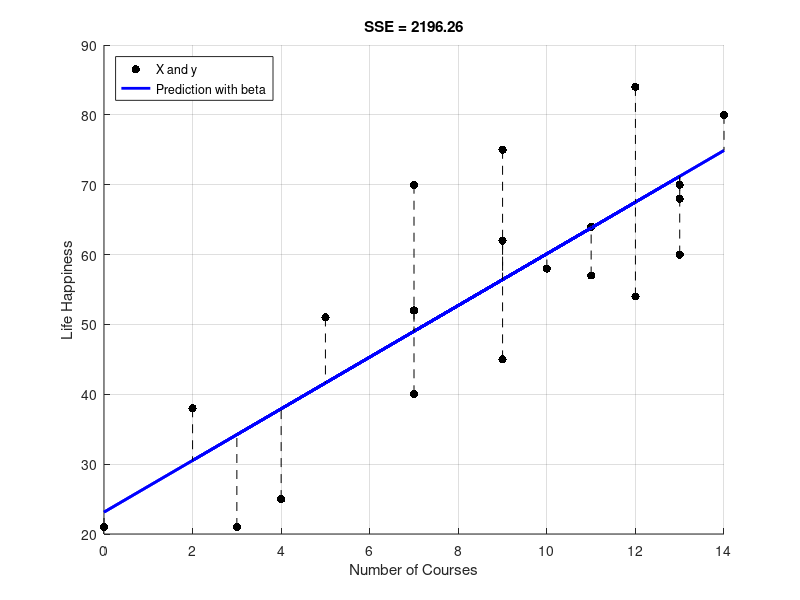

Reproduce this figure in MATLAB.
% Clear workspace, command window, and close all figures
clc; clear; close all;

% Define a matrix number of courses and life happiness
number_of_course = [4,12,3,14,13,12,9,11,7,13,11,9,2,5,7,10,0,9,7,13]';

% Define a new design matrix X that contains the intercept term and
% dependent variable matrix y
X = [ones(20,1), number_of_course]; % Use number_of_course
y = [25,54,21,80,68,84,62,57,40,60,64,45,38,51,52,58,21,75,70,70]';

%%%%%%% TODO %%%%%%%
% QR decomposition of X
[Q, R] = qr(X, "econ"); % Economy size QR decomposition

% Calculate the beta using Q and R
beta = R^-1 * Q' * y;

% Predict y values using X and beta
y_pred = X * beta;

% Calculate residuals
residuals = y - y_pred;

% Calculate sum of squared errors (SSE)
sse = sum(residuals.^2);
%%%%%%%%%%%%%%%%%%%%

% Plot
figure;
hold on;
grid on;
scatter(number_of_course, y, 'k', 'filled');  % X and y
plot(number_of_course, y_pred, 'b', 'LineWidth', 2);  % Plot predicted line with beta
for i = 1:length(X)
    plot([number_of_course(i) number_of_course(i)], [y(i) y_pred(i)], 'k--');  % Plot residuals as dashed lines
end
title(sprintf('SSE = %.2f', sse));
xlabel('Number of Courses');
ylabel('Life Happiness');
legend('X and y', 'Prediction with beta', 'Location', 'northwest');
hold off;
